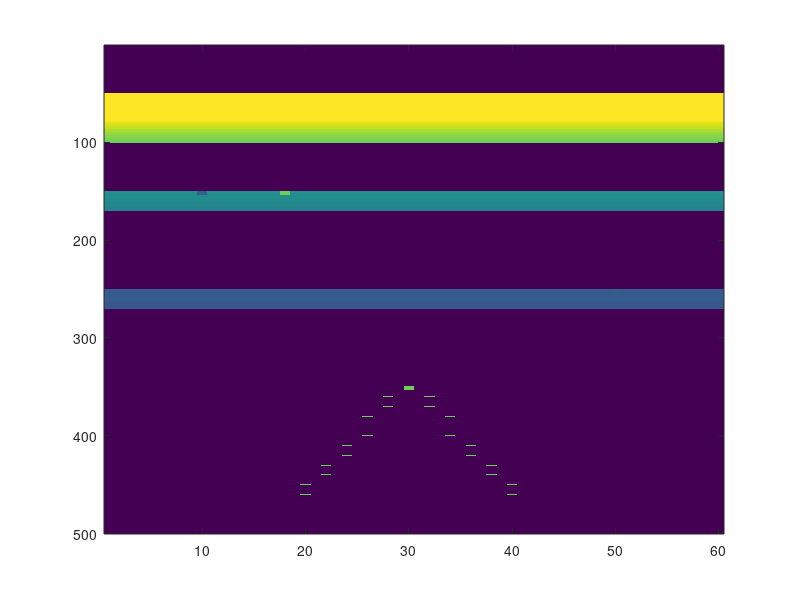

This chart was generated by the following MATLAB code: (Note: this script raises an error after producing the figure.)

N=60;% number of scans
M=500; %Number of samples for one scan

B=zeros(M,N);

% wall clutter from sample 50 to 100;
wall=5000*ones(1,N);

for i=50:100
    B(i,:)=1/i.*wall;
end


for i=150:170
    B(i,:)=1/i.*wall;
end


for i=250:270
    B(i,:)=1/i.*wall;
end

B(150,10)=20;
B(151,10)=20;
B(152,10)=20;
B(153,10)=20;

B(350,30)=50;
B(351,30)=50;
B(352,30)=50;
B(353,30)=50;

B(360,32)=50;
B(370,32)=50;
B(380,34)=50;
B(400,34)=50;

B(410,36)=50;
B(420,36)=50;
B(430,38)=50;
B(440,38)=50;
B(450,40)=50;
B(460,40)=50;

B(360,28)=50;
B(370,28)=50;
B(380,26)=50;
B(400,26)=50;

B(410,24)=50;
B(420,24)=50;
B(430,22)=50;
B(440,22)=50;
B(450,20)=50;
B(460,20)=50;





B(250,50)=20;
B(251,50)=20;
B(252,50)=20;
B(253,50)=20;

B(150,18)=50;
B(151,18)=50;
B(152,18)=50;
B(153,18)=50;

figure
image(B)
colormap(parula)

rank(B)

im = image(B);
axis off
colorbar
 s = size(B);
 S = s(1)*s(2);
B_vector = reshape(B,1,S);
B_vector= reshape(B',[],1);

plot (B_vector);hold on
plot(J)
J = dct2(B);

tar=J;

(abs(tar)<20);
B = A(rowInds,:);


J(abs(J) < 20) = tar(J);
J(abs(J) > 20) = 0;

K = idct2(J);
Matrix = vec2mat(K,60);
plot(Matrix)
figure
image(K)
colormap(parula)


